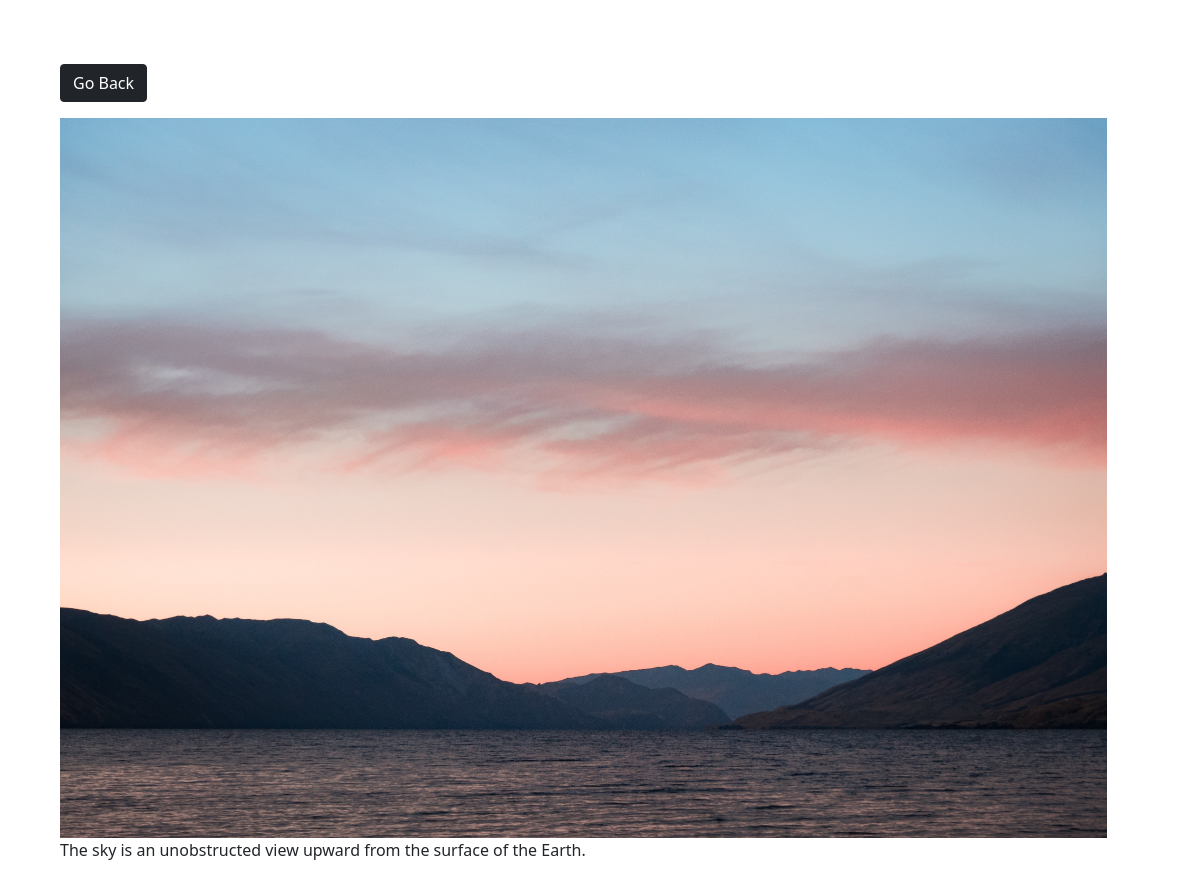
/photo/7/ (signed in), run on the app's committed database.
### photos/models.py (models this page shows, shortened)
class Photo(models.Model):
    class Meta:
        verbose_name = 'Photo'
        verbose_name_plural = 'Photos'
    category = models.ForeignKey(
        Category, on_delete=models.SET_NULL, null=True, blank=True)
    image = models.ImageField(null=False, blank=False)
    description = models.TextField()

### photos/views.py (the view)
# urls.py: path('photo/<str:pk>/', views.viewPhoto, name='photo'),
@login_required(login_url='login')
def viewPhoto(request, pk):
    photo = Photo.objects.get(id=pk)
    return render(request, 'photos/photo.html', {'photo': photo})

### photos/templates/photos/photo.html (shortened to what this page needs)
<!DOCTYPE html>
<html>
<head>
    <link href="https://cdn.jsdelivr.net/npm/bootstrap@5.0.0-beta1/dist/css/bootstrap.min.css" rel="stylesheet"
>
</head>
<body class="m-5">
    <div class="container">
        <div class="row justify-content-center">
            <div class="col">
                <a href="{% url 'gallery' %}" class="btn btn-dark my-3">Go Back</a>
                <div style="height: 90vh;">
                    <img style="max-width: 100%; max-height: 100%;" src="{{photo.image.url}}">
                    <p>{{photo.description}}</p>
                </div>
            </div>
        </div>
    </div>
</body>
</html>

### data on the page
Photo: image (picture), description "The sky is an unobstructed view upward from the surface of the Earth."
